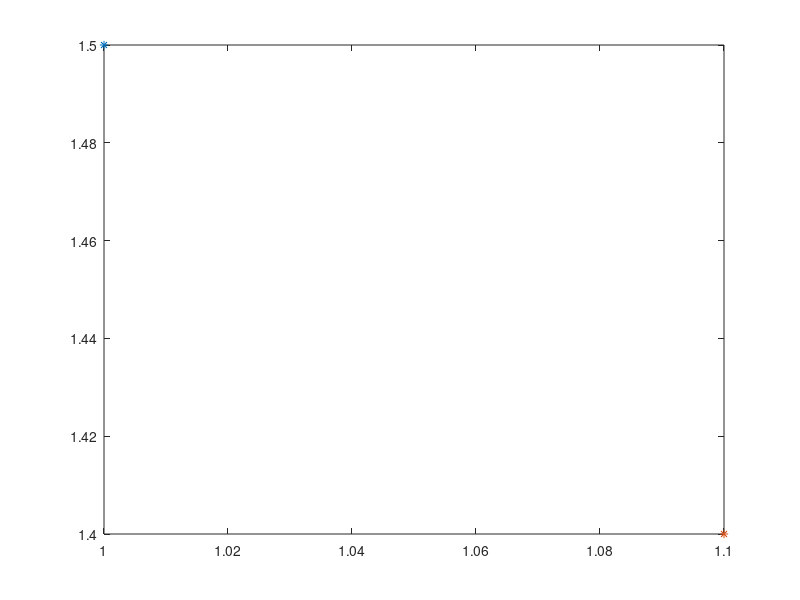

This figure's MATLAB source:
 for i= 1:5
     for j = 1:i
         fprintf('*');
     end
      fprintf('\n');
 end
 
 x1=1;
 y1=1.5;
 plot(x1,y1,'*');
 x2=1.1;
 y2=1.4;
 plot(x1,y1,'*',x2,y2,'*');
 